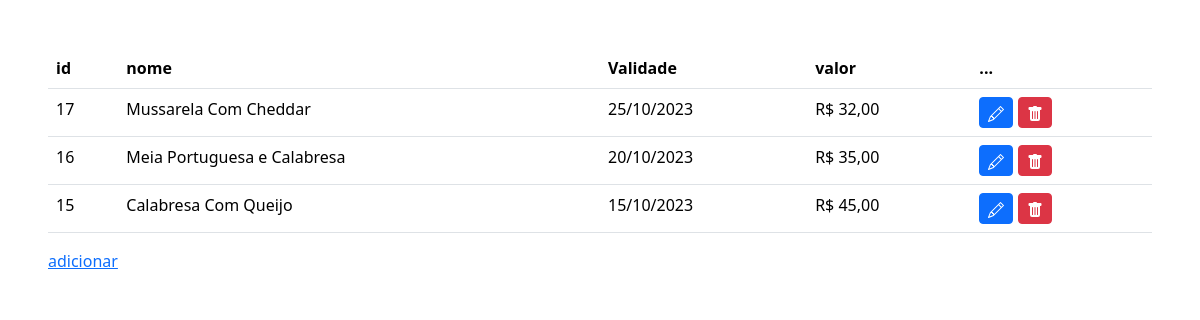
The app's page /tabela_promocoes.php, older data.
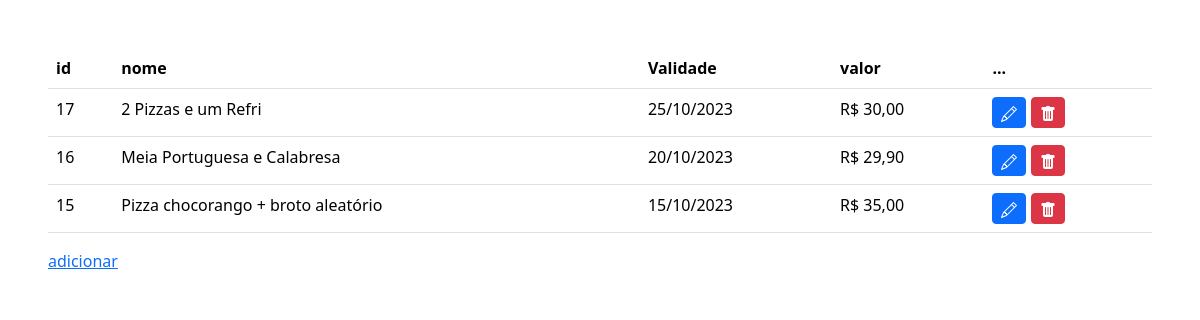
The same page, newer data.
### tables this page shows
CREATE TABLE IF NOT EXISTS `promocoes` (
  `ID` int NOT NULL AUTO_INCREMENT,
  `Nome` varchar(502) DEFAULT NULL,
  `Validade` varchar(2100) DEFAULT NULL,
  `Valor` varchar(215) DEFAULT NULL,
  PRIMARY KEY (`ID`)
);

### tabela_promocoes.php (the view, shortened to what this page needs)
<?php
include_once('conexao.php');
$sql = "SELECT * FROM promocoes ORDER BY ID DESC";
$result =$conexao->query($sql);
?>
<!DOCTYPE html>
<html lang="en">
<head>
</head>
<body>
<div class="m-5">
    <table class="table">
      <thead>
<tr><th scope="col">id</th><th scope="col">nome</th><th scope="col">Validade</th><th scope="col">valor</th><th scope="col">...</th>
        </tr>
      </thead>
      <tbody>
        <?php
        while($user_data = mysqli_fetch_assoc($result)){
            echo "<tr>";
            echo "<td>".$user_data['ID']."</td>";
            echo "<td>".$user_data['Nome']."</td>";
            echo "<td>".$user_data['Validade']."</td>";
            echo "<td>".$user_data['Valor']."</td>";
            echo "<td> <a class=' btn-sm btn btn-primary' href='edit_promocoes.php?ID=$user_data[ID]'>
            <svg xmlns='http://www.w3.org/2000/svg' width='16' height='16' fill='currentColor' class='bi bi-pencil' viewBox='0 0 16 16'>
            <path d='M12.146.146a.5.5 0 0 1 .708 0l3 3a.5.5 0 0 1 0 .708l-10 10a.5.5 0 0 1-.168.11l-5 2a.5.5 0 0 1-.65-.65l2-5a.5.5 0 0 1 .11-.168l10-10zM11.207 2.5 13.5 4.793 14.793 3.5 12.5 1.207 11.207 2.5zm1.586 3L10.5 3.207 4 9.707V10h.5a.5.5 0 0 1 .5.5v.5h.5a.5.5 0 0 1 .5.5v.5h.293l6.5-6.5zm-9.761 5.175-.106.106-1.528 3.821 3.821-1.528.106-.106A.5.5 0 0 1 5 12.5V12h-.5a.5.5 0 0 1-.5-.5V11h-.5a.5.5 0 0 1-.468-.325z'/>
          </svg></a>
                <a class='btn btn-sm btn-danger' href='delete_promocoes.php?ID=$user_data[ID]'><svg xmlns='http://www.w3.org/2000/svg' width='16' height='16' fill='currentColor' class='bi bi-trash-fill' viewBox='0 0 16 16'>
                <path d='M2.5 1a1 1 0 0 0-1 1v1a1 1 0 0 0 1 1H3v9a2 2 0 0 0 2 2h6a2 2 0 0 0 2-2V4h.5a1 1 0 0 0 1-1V2a1 1 0 0 0-1-1H10a1 1 0 0 0-1-1H7a1 1 0 0 0-1 1H2.5zm3 4a.5.5 0 0 1 .5.5v7a.5.5 0 0 1-1 0v-7a.5.5 0 0 1 .5-.5zM8 5a.5.5 0 0 1 .5.5v7a.5.5 0 0 1-1 0v-7A.5.5 0 0 1 8 5zm3 .5v7a.5.5 0 0 1-1 0v-7a.5.5 0 0 1 1 0z'/>
              </svg> </a>
          </td>";
            echo "</tr>";
        }
         ?>
      </tbody>
    </table>
    <a href="adiciPromo.php">adicionar</a>
</div>
</body>
<link href="https://cdn.jsdelivr.net/npm/bootstrap@5.3.2/dist/css/bootstrap.min.css" rel="stylesheet"
>
</html>

Row changes from the older to the newer data that the page shows:
changed promocoes id 17: Nome "Mussarela Com Cheddar" → "2 Pizzas e um Refri"; Valor "R$ 32,00" → "R$ 30,00"
changed promocoes "Meia Portuguesa e Calabresa": Valor "R$ 35,00" → "R$ 29,90"
changed promocoes id 15: Nome "Calabresa Com Queijo" → "Pizza chocorango + broto aleatório"; Valor "R$ 45,00" → "R$ 35,00"
